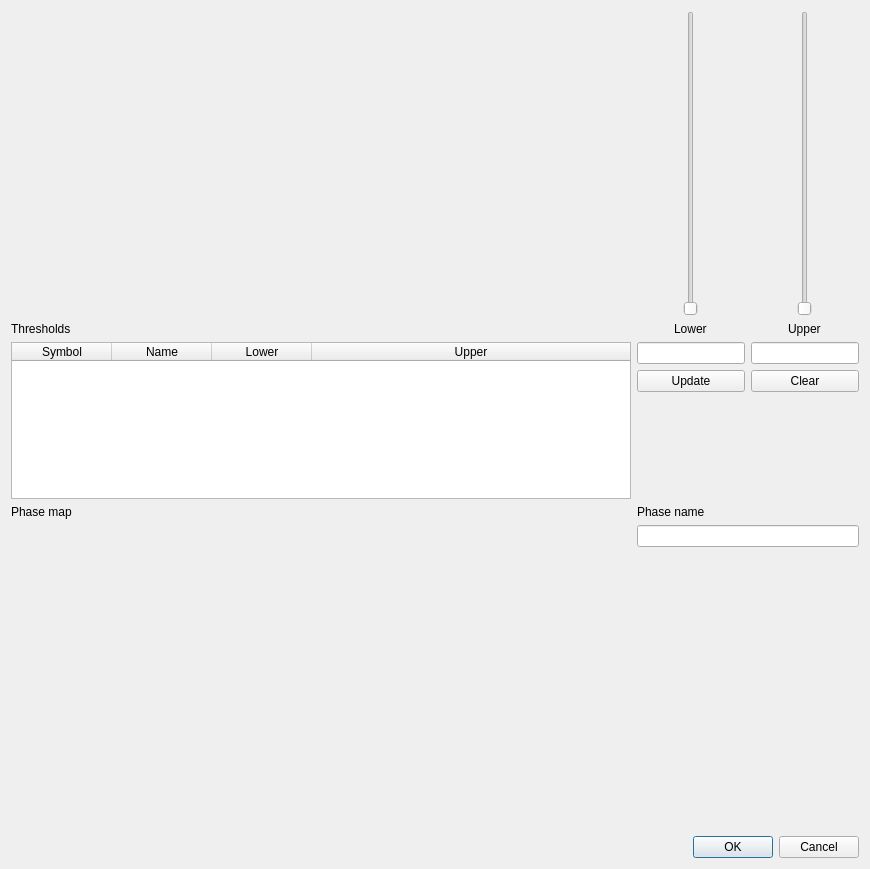
<?xml version="1.0" encoding="UTF-8"?>
<ui version="4.0">
 <class>NewPhaseFilteredDialog</class>
 <widget class="QDialog" name="NewPhaseFilteredDialog">
  <property name="geometry">
   <rect>
    <x>0</x>
    <y>0</y>
    <width>870</width>
    <height>869</height>
   </rect>
  </property>
  <property name="windowTitle">
   <string>New phase map by thresholding filtered element maps</string>
  </property>
  <layout class="QGridLayout" name="gridLayout" columnstretch="0,0,0">
   <item row="0" column="0">
    <widget class="MatplotlibWidget" name="elementMatplotlibWidget" native="true">
     <property name="sizePolicy">
      <sizepolicy hsizetype="Expanding" vsizetype="Preferred">
       <horstretch>1</horstretch>
       <verstretch>3</verstretch>
      </sizepolicy>
     </property>
     <property name="minimumSize">
      <size>
       <width>100</width>
       <height>100</height>
      </size>
     </property>
    </widget>
   </item>
   <item row="0" column="1" alignment="Qt::AlignHCenter">
    <widget class="QSlider" name="lowerSlider">
     <property name="styleSheet">
      <string notr="true"/>
     </property>
     <property name="singleStep">
      <number>10</number>
     </property>
     <property name="pageStep">
      <number>100</number>
     </property>
     <property name="orientation">
      <enum>Qt::Vertical</enum>
     </property>
     <property name="invertedAppearance">
      <bool>false</bool>
     </property>
     <property name="tickPosition">
      <enum>QSlider::NoTicks</enum>
     </property>
     <property name="tickInterval">
      <number>100</number>
     </property>
    </widget>
   </item>
   <item row="0" column="2" alignment="Qt::AlignHCenter">
    <widget class="QSlider" name="upperSlider">
     <property name="singleStep">
      <number>10</number>
     </property>
     <property name="pageStep">
      <number>100</number>
     </property>
     <property name="orientation">
      <enum>Qt::Vertical</enum>
     </property>
    </widget>
   </item>
   <item row="1" column="0">
    <widget class="QLabel" name="label_3">
     <property name="text">
      <string>Thresholds</string>
     </property>
    </widget>
   </item>
   <item row="1" column="1" alignment="Qt::AlignHCenter">
    <widget class="QLabel" name="label">
     <property name="text">
      <string>Lower</string>
     </property>
    </widget>
   </item>
   <item row="1" column="2" alignment="Qt::AlignHCenter">
    <widget class="QLabel" name="label_2">
     <property name="text">
      <string>Upper</string>
     </property>
    </widget>
   </item>
   <item row="2" column="0" rowspan="3">
    <widget class="QTableWidget" name="elementTable">
     <property name="sizePolicy">
      <sizepolicy hsizetype="Expanding" vsizetype="Expanding">
       <horstretch>1</horstretch>
       <verstretch>1</verstretch>
      </sizepolicy>
     </property>
     <property name="selectionMode">
      <enum>QAbstractItemView::SingleSelection</enum>
     </property>
     <property name="selectionBehavior">
      <enum>QAbstractItemView::SelectRows</enum>
     </property>
     <property name="showGrid">
      <bool>false</bool>
     </property>
     <property name="sortingEnabled">
      <bool>true</bool>
     </property>
     <property name="columnCount">
      <number>4</number>
     </property>
     <attribute name="horizontalHeaderHighlightSections">
      <bool>false</bool>
     </attribute>
     <attribute name="horizontalHeaderStretchLastSection">
      <bool>true</bool>
     </attribute>
     <attribute name="verticalHeaderVisible">
      <bool>false</bool>
     </attribute>
     <column>
      <property name="text">
       <string>Symbol</string>
      </property>
     </column>
     <column>
      <property name="text">
       <string>Name</string>
      </property>
     </column>
     <column>
      <property name="text">
       <string>Lower</string>
      </property>
     </column>
     <column>
      <property name="text">
       <string>Upper</string>
      </property>
     </column>
    </widget>
   </item>
   <item row="2" column="1">
    <widget class="QLineEdit" name="lowerLineEdit">
     <property name="sizePolicy">
      <sizepolicy hsizetype="Minimum" vsizetype="Fixed">
       <horstretch>0</horstretch>
       <verstretch>0</verstretch>
      </sizepolicy>
     </property>
     <property name="readOnly">
      <bool>true</bool>
     </property>
    </widget>
   </item>
   <item row="2" column="2">
    <widget class="QLineEdit" name="upperLineEdit">
     <property name="sizePolicy">
      <sizepolicy hsizetype="Minimum" vsizetype="Fixed">
       <horstretch>0</horstretch>
       <verstretch>0</verstretch>
      </sizepolicy>
     </property>
     <property name="readOnly">
      <bool>true</bool>
     </property>
    </widget>
   </item>
   <item row="3" column="1">
    <widget class="QPushButton" name="updateThresholdsButton">
     <property name="sizePolicy">
      <sizepolicy hsizetype="Minimum" vsizetype="Fixed">
       <horstretch>0</horstretch>
       <verstretch>0</verstretch>
      </sizepolicy>
     </property>
     <property name="text">
      <string>Update</string>
     </property>
    </widget>
   </item>
   <item row="3" column="2">
    <widget class="QPushButton" name="clearThresholdsButton">
     <property name="sizePolicy">
      <sizepolicy hsizetype="Minimum" vsizetype="Fixed">
       <horstretch>0</horstretch>
       <verstretch>0</verstretch>
      </sizepolicy>
     </property>
     <property name="text">
      <string>Clear</string>
     </property>
    </widget>
   </item>
   <item row="5" column="0">
    <widget class="QLabel" name="label_5">
     <property name="text">
      <string>Phase map</string>
     </property>
    </widget>
   </item>
   <item row="5" column="1" colspan="2">
    <widget class="QLabel" name="label_4">
     <property name="text">
      <string>Phase name</string>
     </property>
    </widget>
   </item>
   <item row="6" column="1" colspan="2" alignment="Qt::AlignTop">
    <widget class="QLineEdit" name="nameEdit">
     <property name="sizePolicy">
      <sizepolicy hsizetype="Minimum" vsizetype="Fixed">
       <horstretch>0</horstretch>
       <verstretch>0</verstretch>
      </sizepolicy>
     </property>
    </widget>
   </item>
   <item row="6" column="0">
    <widget class="MatplotlibWidget" name="phaseMatplotlibWidget" native="true">
     <property name="sizePolicy">
      <sizepolicy hsizetype="Preferred" vsizetype="Preferred">
       <horstretch>1</horstretch>
       <verstretch>3</verstretch>
      </sizepolicy>
     </property>
     <property name="minimumSize">
      <size>
       <width>100</width>
       <height>100</height>
      </size>
     </property>
    </widget>
   </item>
   <item row="7" column="0" colspan="3">
    <widget class="QDialogButtonBox" name="buttonBox">
     <property name="orientation">
      <enum>Qt::Horizontal</enum>
     </property>
     <property name="standardButtons">
      <set>QDialogButtonBox::Cancel|QDialogButtonBox::Ok</set>
     </property>
    </widget>
   </item>
  </layout>
 </widget>
 <customwidgets>
  <customwidget>
   <class>MatplotlibWidget</class>
   <extends>QWidget</extends>
   <header>.matplotlib_widget</header>
   <container>1</container>
  </customwidget>
 </customwidgets>
 <resources/>
 <connections>
  <connection>
   <sender>buttonBox</sender>
   <signal>accepted()</signal>
   <receiver>NewPhaseFilteredDialog</receiver>
   <slot>accept()</slot>
   <hints>
    <hint type="sourcelabel">
     <x>248</x>
     <y>254</y>
    </hint>
    <hint type="destinationlabel">
     <x>157</x>
     <y>274</y>
    </hint>
   </hints>
  </connection>
  <connection>
   <sender>buttonBox</sender>
   <signal>rejected()</signal>
   <receiver>NewPhaseFilteredDialog</receiver>
   <slot>reject()</slot>
   <hints>
    <hint type="sourcelabel">
     <x>316</x>
     <y>260</y>
    </hint>
    <hint type="destinationlabel">
     <x>286</x>
     <y>274</y>
    </hint>
   </hints>
  </connection>
 </connections>
</ui>
